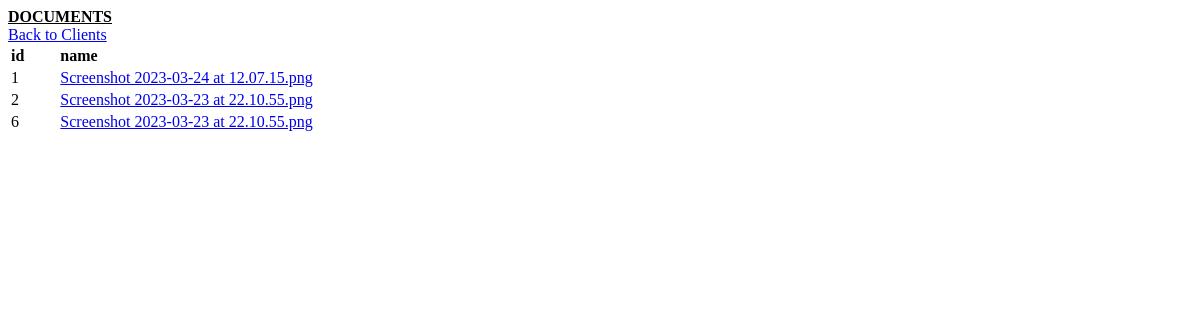
The app's page /client_management/client/2/documents/, older data.
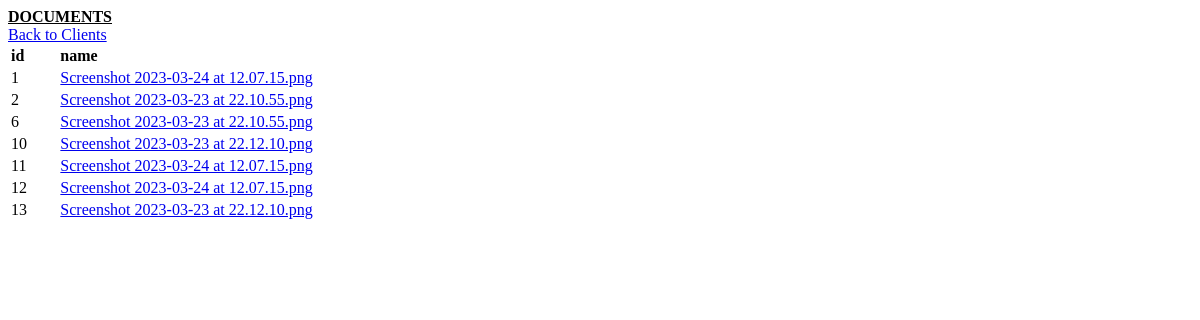
The same page, newer data.
### client_management/models.py (models this page shows, shortened)
class Document(models.Model):
    name = models.CharField(max_length=200)
    destination = models.CharField(max_length=200)
    client = models.ForeignKey(Client, on_delete=models.CASCADE, related_name='documents')
    created_at = models.DateTimeField(auto_now_add=True)
    updated_at = models.DateTimeField(auto_now=True)

### client_management/views.py (the view)
# urls.py: path('client/<int:client_id>/documents/', views.documents, name='documents'),
def documents(request, client_id):
    client = Client.objects.get(id=client_id)
    context = {'documents': client.documents.all}
    return render(request, 'client_management/documents.html', context)

### client_management/templates/client_management/documents.html (shortened to what this page needs)
<b><u>DOCUMENTS</u></b>
<a href="/client_management/clients">Back to Clients</a>
{% if documents %}
<table>
  <tr>
    <td><b>id</b>&emsp;&emsp;</td>
    <td><b>name</b>&emsp;&emsp;&emsp;&emsp;</td>
  </tr>
  {% for document in documents %}
    <tr>
      <td>{{ document.id }}</td>
      <td><a href='/client_management/download_document/{{document.id}}' download>{{document.name}}</a></td>
    </tr>
  {% endfor %}
</table>
{% else %}
    <p>This client has no uploaded documents.</p>
{% endif %}

Row changes from the older to the newer data that the page shows:
added Document: id "10", name "Screenshot 2023-03-23 at 22.12.10.png"
added Document: id "11", name "Screenshot 2023-03-24 at 12.07.15.png"
added Document: id "12", name "Screenshot 2023-03-24 at 12.07.15.png"
added Document: id "13", name "Screenshot 2023-03-23 at 22.12.10.png"
